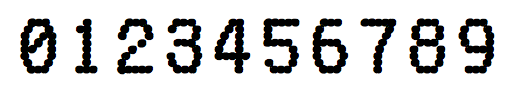
#> input picture sample_imgs/font.png, 510 x 88 px, found by its file name; its folder holds only this picture in this run
$ python main.py --image sample_imgs/font.png   (Python 2 division)   (older library calls are emulated)
#> lines starting #> are read from the running program, lines starting #| are printed output that depends on the picture; after the words box and inside, x2 and y2 are one past the last pixel; in counts of white or black regions, pixels touching at a corner belong together
### lotto.py
from imutils import contours
import numpy as np
import argparse
import imutils
import cv2
from PIL import Image

# [65 lines left out: functions findTicket, resizeImage, not called in this run]


def analyzeImage(image, kernelVals, aspectRatio, contourWidth, contourHeightRange):
	'''
	Analyzes image to find rectangular area that contains lottery numbers
	'''

	#initialize structuring kernels
	rectKernel = cv2.getStructuringElement(cv2.MORPH_RECT, kernelVals)

	gray = cv2.cvtColor(image, cv2.COLOR_BGR2GRAY)

	# apply a blackhat morphological operator to find dark
	# regions against a light background
	tophat = cv2.morphologyEx(gray, cv2.MORPH_BLACKHAT, rectKernel)
	cv2.imshow("tophat", tophat)
	cv2.waitKey(0)

	# compute the Scharr gradient of the tophat image
	gradX = cv2.Sobel(tophat, ddepth=cv2.CV_32F, dx=1, dy=0,ksize=-1)
	gradX = np.absolute(gradX)
	(minVal, maxVal) = (np.min(gradX), np.max(gradX))
	gradX = (255 * ((gradX - minVal) / (maxVal - minVal)))
	gradX = gradX.astype("uint8")

	# close gaps in between numbers, then apply
	# Otsu's thresholding method to binarize the image
	gradX = cv2.morphologyEx(gradX, cv2.MORPH_CLOSE, rectKernel)
	thresh = cv2.threshold(gradX, 0, 255,
		cv2.THRESH_BINARY | cv2.THRESH_OTSU)[1]

	# apply a second closing operation to the binary image
	#thresh = cv2.morphologyEx(thresh, cv2.MORPH_CLOSE, sqKernel)
	cv2.imshow("thresh", thresh)
	cv2.waitKey(0)

	# find contours in the thresholded image and save number locations found
	cnts = cv2.findContours(thresh.copy(), cv2.RETR_EXTERNAL,
		cv2.CHAIN_APPROX_SIMPLE)
	cnts = cnts[0] if imutils.is_cv2() else cnts[1]
	locs = []
	#print(cnts)

	# loop over the contours
	for (i, c) in enumerate(cnts):

		# compute the bounding box of the contour
		(x, y, w, h) = cv2.boundingRect(c)
		ar = w / float(h)

		# get only certain contours based on parameters given
		if ar > aspectRatio:
			if (w > contourWidth[0] and w < contourWidth[1]) and (h > contourHeightRange[0] and h < contourHeightRange[1]):
				locs.append((x, y, w, h))

	# sort the digit locations from left-to-right
	locs = sorted(locs, key=lambda x:x[0])
	print locs
	output = []
	# [6 lines of commented-out code are left out]
	return locs[0]


# [79 lines left out: functions analyzeDigits, cleanData, not called in this run]

### main.py
import pytesseract
from imutils import contours
import argparse
import imutils
import cv2
from PIL import Image
import lotto


# construct the argument parse and parse the arguments
ap = argparse.ArgumentParser()
ap.add_argument("-i", "--image", required=True,
	help="path to input image")
# ap.add_argument("-r", "--reference", required=True,
# 	help="path to reference OCR-A image")
args = vars(ap.parse_args())


# load the reference OCR-A image from disk, convert it to grayscale,
# and threshold it, such that the digits appear as *white* on a
# *black* background
# and invert it, such that the digits appear as *white* on a *black*
# ref = cv2.imread(args["reference"])
# ref = cv2.cvtColor(ref, cv2.COLOR_BGR2GRAY)
# ref = cv2.threshold(ref, 10, 255, cv2.THRESH_BINARY_INV)[1]
#
# # find contours in the OCR-A image (i.e,. the outlines of the digits)
# # sort them from left to right, and initialize a dictionary to map
# # digit name to the ROI
# refCnts = cv2.findContours(ref.copy(), cv2.RETR_EXTERNAL,
# 	cv2.CHAIN_APPROX_SIMPLE)
# refCnts = refCnts[0] if imutils.is_cv2() else refCnts[1]
# refCnts = contours.sort_contours(refCnts, method="left-to-right")[0]
# digits = {}
#
# # loop over the OCR-A reference contours
# for (i, c) in enumerate(refCnts):
# 	# compute the bounding box for the digit, extract it, and resize
# 	# it to a fixed size
# 	(x, y, w, h) = cv2.boundingRect(c)
# 	roi = ref[y:y + h, x:x + w]
# 	roi = cv2.resize(roi, (57, 88))
#
# 	# update the digits dictionary, mapping the digit name to the ROI
# 	digits[i] = roi


# Check if the image is rotated from camera, rotate it back and expand to fill entire img
image = Image.open("sample_imgs/" + args["image"])
#> image is the input picture: PIL image 510x88 RGBA; mean R, G, B, A 204.2, 204.2, 204.3, 255
image.save("sample_imgs/test.jpg")

testImage = Image.open("sample_imgs/test.jpg")
if testImage.size[0] > testImage.size[1]:
	rotated = image.rotate(-90, expand=1)
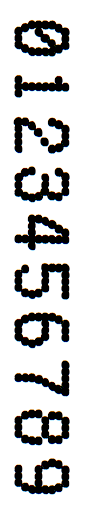
#> rotated: PIL image 88x510 RGBA; mean R, G, B, A 204.2, 204.2, 204.3, 255
	rotated.save("sample_imgs/" + args["image"])

#If image is too large, resize it
image = Image.open("sample_imgs/" + args["image"])
if image.size[0] > 600:
	image = lotto.resizeImage("sample_imgs/" + args["image"], 504, 804)
else:
	image = "sample_imgs/" + args["image"]


# image = "sample_imgs/" + args["image"]
# lotto.findTicket(image)

# Analyze the full ticket to find the numbers
image = cv2.imread("sample_imgs/" + args["image"])
#> image: shape (510, 88, 3)
image = imutils.resize(image, width=300)
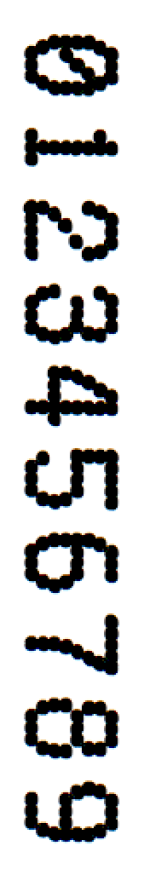
#> image: shape (1738, 300, 3) (shown at 1/2 size); mean B, G, R 204.3, 204.2, 204.2
locs = lotto.analyzeImage(image, (20, 3), 1, (200, 270), (0, 31))
#> in analyzeImage, `gray = cv2.cvtColor(image, cv2.COLOR_BGR2GRAY)`:
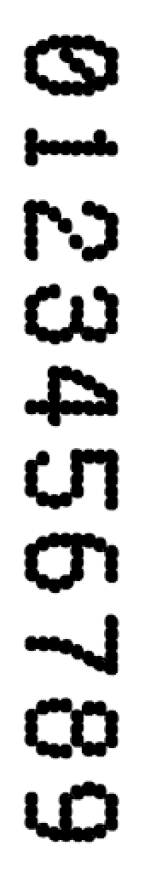
#> gray: shape (1738, 300) (shown at 1/2 size); min 0, max 255, mean 204.2
#> in analyzeImage, `gradX = cv2.Sobel(tophat, ddepth=cv2.CV_32F, dx=1, dy=0,ksize=-1)`:
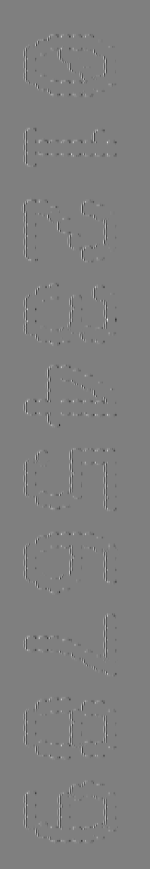
#> gradX: shape (1738, 300) float32 (shown at 1/2 size); min -3856, max 3856, mean 0; drawn with min black and max white
#> in analyzeImage, `gradX = np.absolute(gradX)`:
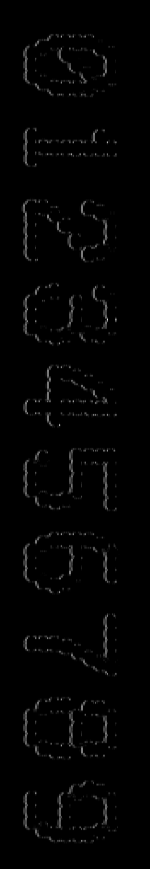
#> gradX: shape (1738, 300) float32 (shown at 1/2 size); min 0, max 3856, mean 50.9; drawn with min black and max white
#> in analyzeImage, `(minVal, maxVal) = (np.min(gradX), np.max(gradX))`: minVal = 0; maxVal = 3856
#> in analyzeImage, `gradX = cv2.morphologyEx(gradX, cv2.MORPH_CLOSE, rectKernel)`:
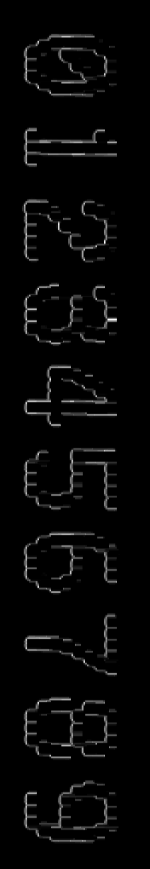
#> gradX: shape (1738, 300) (shown at 1/2 size); min 0, max 255, mean 6.8
#> in analyzeImage, `thresh = cv2.threshold(gradX, 0, 255, cv2.THRESH_BINARY | cv2.THRESH_O..`:
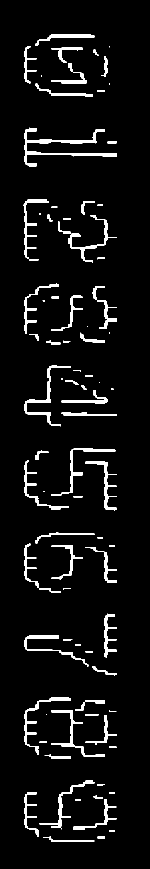
#> thresh: shape (1738, 300) (shown at 1/2 size); 5.3% white; 85 white regions (14 under 20 px)
#> in analyzeImage, `cnts = cv2.findContours(thresh.copy(), cv2.RETR_EXTERNAL, cv2.CHAIN_AP..`: cnts = 85 contours, 19 with area under 20; largest, box (x1, y1, x2, y2) and area: (48, 255, 234, 334) 1884, (48, 730, 142, 853) 968, (48, 1394, 142, 1510) 847, (47, 399, 97, 522) 843, (102, 896, 231, 992) 810
#> the loop in analyzeImage, `for (i, c) in enumerate(cnts):` made 85 passes
#> (x, y, w, h, ar) on passes 1, 2, 6, 7, 9, 10, 11, 12, 13, 14, 15, 18: (194, 1673, 16, 4, 4), (86, 1673, 103, 11, 9.36), (147, 1598, 86, 62, 1.39), (187, 1591, 19, 7, 2.71), (48, 1584, 30, 90, 0.333), (194, 1568, 16, 3, 5.33), (79, 1561, 110, 95, 1.16), (89, 1509, 53, 8, 6.62), (218, 1492, 16, 4, 4), (79, 1482, 15, 4, 3.75), (171, 1431, 63, 59, 1.07), (218, 1421, 15, 3, 5)
#> (c, x, y, w, h, ar) on passes 3, 4, 5, 8, 16, 17: ([[218, 1660], [218, 1662], [229, 1662], [229, 1660]], 218, 1660, 12, 3, 4), ([[123, 1656], [123, 1658]], 123, 1656, 1, 3, 0.333), ([[150, 1599], [150, 1600], [161, 1600], [161, 1599]], 150, 1599, 12, 2, 6), ([[218, 1585], [218, 1587], [229, 1587], [229, 1585]], 218, 1585, 12, 3, 4), ([[92, 1429], [93, 1429]], 92, 1429, 2, 1, 2), ([[170, 1428], [170, 1430], [196, 1430], [196, 1428]], 170, 1428, 27, 3, 9)
#> after the loop in analyzeImage, `for (i, c) in enumerate(cnts):`: locs = []
#> (the run stopped early here; a loop or call above may not have finished)
